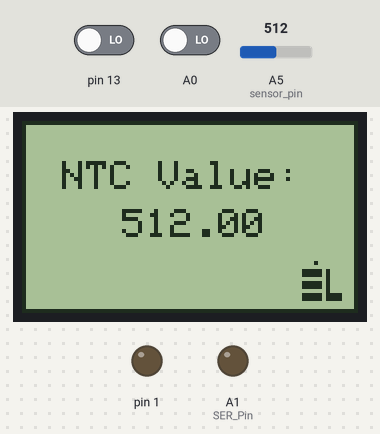
This sketch was run on a simulated Arduino Uno, built with avr-gcc and run on an emulated ATmega328P. Shown: 84×48 one-colour display, output pins drawn as LEDs (lit = HIGH). The inputs (shaded band) are chosen by the test bench; at power-on: A5 (sensor_pin) = 512, pin 13 LOW, A0 LOW. Pins used as bus, display or sensor lines are not drawn.

Above: at 16.2 s.
16.3 s: A5 (sensor_pin) set to 716
At 17.6 s:
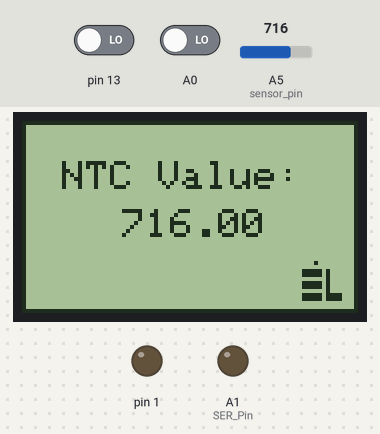
18.1 s: pin 13 driven HIGH
At 19.2 s:
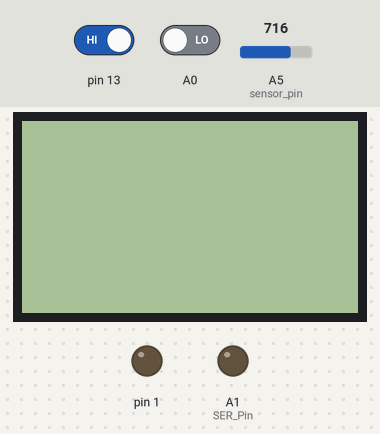
19.9 s: A5 (sensor_pin) set to 122
At 20.04 s:
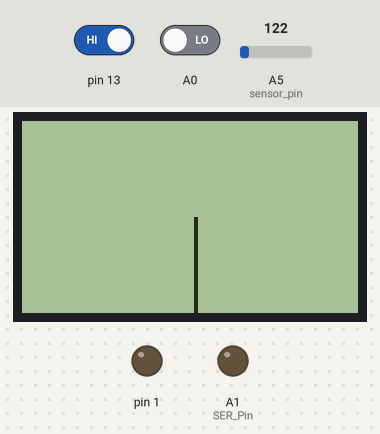
21.4 s: A0 driven HIGH
At 21.74 s:
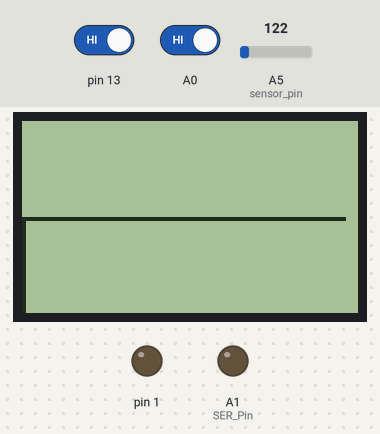
23.2 s: pin 13 driven LOW
At 24.4 s:
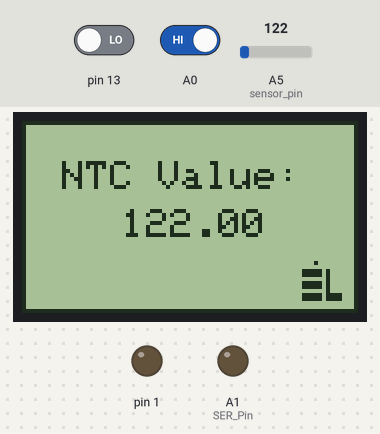
24.7 s: A5 (sensor_pin) set to 0
At 25.1 s:
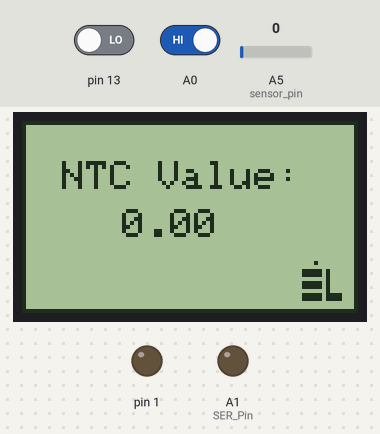

Measured:
- after the input at 16.3 s, the display: changes after 0.34 s (image 1)
- after the input at 18.1 s, the display: first changes after 0.23 s (image 2 shows a later state)
- after the input at 19.9 s, the display: changes after 0.08 s (image 3)
- after the input at 23.2 s, the display: changes at once (image 5)
- after the input at 24.7 s, the display: changes after 0.08 s (image 6)

The sketch:

16_T_value_plot.ino
```cpp
#include <SPI.h>
#include <Adafruit_GFX.h>
#include <Adafruit_PCD8544.h>
int array1[84];
int count=0;
#define sensor_pin A5
float vout;
int SER_Pin=A1;
int RCLK_Pin=6;
int SRCLK_Pin = 5;
Adafruit_PCD8544 display = Adafruit_PCD8544(8, 9, 10, 12, 11);
const byte logo_el[] PROGMEM = {16,10,
B00000000,B00000000,
B11111010,B00000000,
B11111010,B00000000,
B00000010,B00000000,
B11111010,B00000000,
B11111010,B00000000,
B00000010,B00000000,
B11111011,B11000000,
B11111011,B11000000,
B00000000,B00000000,
};
#define number_of_74hc595s 3
#define numOfRegisterPins number_of_74hc595s*8
boolean registers[numOfRegisterPins];
void setup()
{
  pinMode(SER_Pin,OUTPUT);
  pinMode(RCLK_Pin,OUTPUT);
  pinMode(SRCLK_Pin,OUTPUT);
  clearRegisters();
  writeRegisters();
  pinMode(sensor_pin,INPUT);
  pinMode(1,OUTPUT);
  display.begin();
  display.setContrast(50);
  display.clearDisplay();
  display_El_logo();
  display_L2S();
  display_title();
  display.drawBitmap(70,35,logo_el,10,10,BLACK);
  display.drawRect(0,0,84,48,BLACK);
}
int t=0;
void loop()
{
 display.setRotation(0);
 display.drawRect(0, 0, 84 , 48,BLACK);
 display.setTextSize(1);
 display.setTextColor(BLACK);
if(digitalRead(13)==HIGH)
{
  display.setRotation(2);
  display.clearDisplay();
  int b=digitalRead(13);
    while(1)
    {
      int a=analogRead(A5);
  display.setContrast(50);
  display.clearDisplay();

t++;
a=map(a,0,200,0,40);

array1[t]=a;

for(int i=0;i<t;i++)
{
  if(array1[i]>array1[i-1])
  {
    display.writeLine(i-1,array1[i-1],i,array1[i],BLACK);
  }
  else if(array1[i]<array1[i-1])
  {
    display.writeLine(i,array1[i],i-1,array1[i-1],BLACK);
  }
  else
  {
display.drawPixel(i,array1[i],BLACK);
  }
      array1[i-1]=array1[i];
}

 display.display();
  delay(25);
  if(t==83)
  {
    t=80;
  }
  if(digitalRead(A0)==HIGH)
  {
  display.clearDisplay();
  break;
  }
    }

    }
else
{
   display.drawRect(0, 0, 84 , 48,BLACK);
display.setTextSize(1);
display.setTextColor(BLACK);

  display.setCursor(10,10);
display.println("NTC Value:");
display.setTextSize(1);
display.setTextColor(BLACK);


vout=analogRead(sensor_pin);        // Reads the analog pin value & store it in vout
display.setCursor(25,22);
display.print(vout);
  display.setTextSize(1);
  display.setTextColor(BLACK);

display.drawBitmap(70,35,logo_el,10,10,BLACK);
display.display();
display.clearDisplay();
delay(500);
}
}

//********************clear bargraph*****************************//
  void writeRegisters(){

  digitalWrite(RCLK_Pin, LOW);

  for(int i = numOfRegisterPins - 1; i >=  0; i--){
    digitalWrite(SRCLK_Pin, LOW);

    int val = registers[i];

    digitalWrite(SER_Pin, val);
    digitalWrite(SRCLK_Pin, HIGH);

  }
  digitalWrite(RCLK_Pin, HIGH);

}
void clearRegisters(){
  for(int i = numOfRegisterPins - 1; i >=  0; i--){
     registers[i] = LOW;
  }
  writeRegisters();
}

//******************Elint labz logic****************//
void display_El_logo()
{
   display.fillRect(15,2,21,6,BLACK);
   display.fillRect(15,12,21,6,BLACK);
   display.fillRect(15,22,21,6,BLACK);
   display.fillRect(45,2,6,26,BLACK);
   display.fillRect(50,22,18,6,BLACK);
   display.setCursor(15,35);
   display.print("ElintLabz");
   display.display();
   delay(5000);
   display.clearDisplay();
}

//******************L2S****************//
void display_L2S()
{
  display.drawRect(0, 0, 84 , 48,BLACK);
  display.setCursor(26, 10);
  display.println("LEARN");
  display.setCursor(38,20);
  display.println("2");
  display.setCursor(22,30);
  display.println("SOLDER");
  display.display();
  delay(5000);
  display.clearDisplay();
}

//******************Title****************//
void display_title()
{
  display.drawRect(0, 0, 84 , 48,BLACK);
  display.setCursor(2,12);
  display.println("SMART");
  display.setCursor(2,22);
  display.println("TEMPERATURE");
  display.setCursor(2,32);
  display.println("DISPLAY");
  display.drawBitmap(70,35,logo_el,10,10,BLACK);
  display.display();
  delay(5000);
  display.clearDisplay();
}
```
